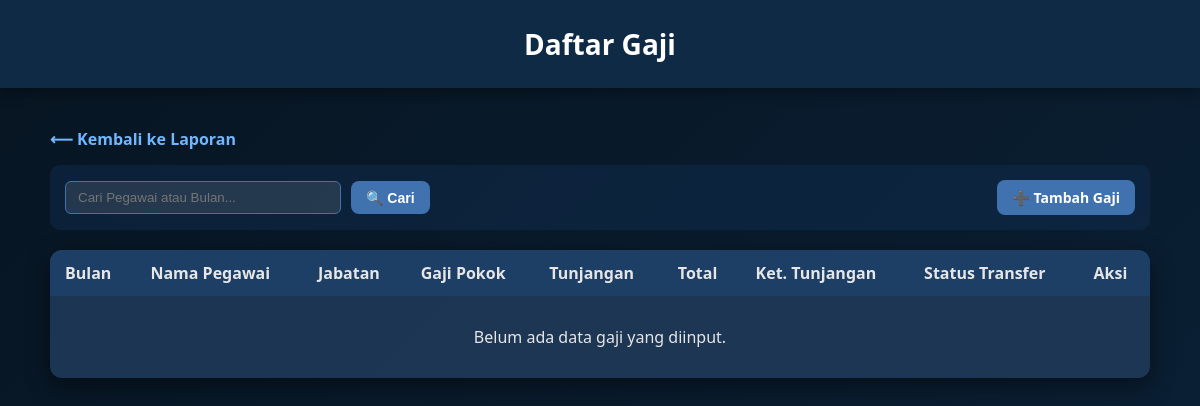
/laporan/gaji/, run on an earlier commit of the app's database.
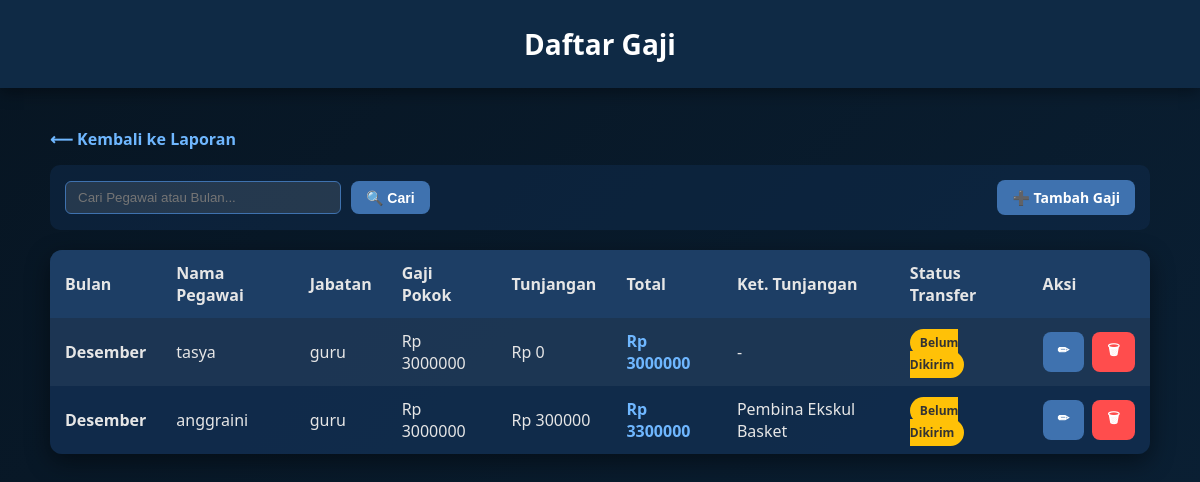
And on a later commit of the database.
### laporan/models.py (models this page shows, shortened)
class Gaji(models.Model):
    BULAN_PILIHAN = [
        ('Januari', 'Januari'), ('Februari', 'Februari'), ('Maret', 'Maret'),
        ('April', 'April'), ('Mei', 'Mei'), ('Juni', 'Juni'),
        ('Juli', 'Juli'), ('Agustus', 'Agustus'), ('September', 'September'),
        ('Oktober', 'Oktober'), ('November', 'November'), ('Desember', 'Desember'),
    ]
    STATUS_TRANSFER = [
        ('Belum Ditransfer', 'Belum Ditransfer'),
        ('Sudah Ditransfer', 'Sudah Ditransfer'),
    ]
    pegawai = models.ForeignKey(Pegawai, on_delete=models.CASCADE)
    nama_pegawai = models.CharField(max_length=255, blank=True)
    bulan = models.CharField(max_length=20, choices=BULAN_PILIHAN, default='Januari')
    status_transfer = models.CharField(max_length=20, choices=STATUS_TRANSFER, default='Belum Ditransfer')
    gaji_pokok = models.PositiveIntegerField(default=0)
    tunjangan_jabatan = models.PositiveIntegerField(default=0)
    keterangan_tunjangan = models.CharField(max_length=255, blank=True, null=True)
    @property
    def total_gaji(self):
        return self.gaji_pokok + self.tunjangan_jabatan

### admin_app/models.py (models this page shows, shortened)
class Pegawai(models.Model):
    id_pegawai = models.CharField(max_length=10, unique=True, editable=False)
    JABATAN_CHOICES = [
        ("guru", "Guru"),
        ("staff", "Staff"),
        ("admin", "Admin"),
    ]
    user = models.OneToOneField(User, on_delete=models.CASCADE, null=True, blank=True)
    nama = models.CharField(max_length=200)
    nip = models.CharField(max_length=50, blank=True, null=True)
    jabatan = models.CharField(max_length=20, choices=JABATAN_CHOICES)
    gaji_pokok = models.IntegerField(default=0)

### laporan/views.py (the view)
# urls.py: path("gaji/", views.gaji_list, name="gaji_list"),
def gaji_list(request):
    gaji = Gaji.objects.select_related('pegawai').all().order_by('-id')
    keyword = request.GET.get('q')
    if keyword:
        gaji = gaji.filter(
            Q(pegawai__nama__icontains=keyword) |       # Cari Nama
            Q(pegawai__id_pegawai__icontains=keyword) | # Cari ID Pegawai
            Q(bulan__icontains=keyword)                 # Cari Bulan
        )
    return render(request, "laporan/gaji_list.html", {"gaji": gaji, "keyword": keyword})

### laporan/templates/laporan/gaji_list.html (shortened to what this page needs)
<!DOCTYPE html>
<html lang="en">
<head>
</head>
<body>
<header>Daftar Gaji</header>
<div class="wrapper">
    <a href="{% url 'laporan_home' %}" class="back">⟵ Kembali ke Laporan</a>
    <div class="header-controls">
        <form method="get" class="search-box">
            <input type="text" name="q" class="search-input" placeholder="Cari Pegawai atau Bulan..." value="{{ keyword|default:'' }}">
            <button type="submit" class="button">🔍 Cari</button>
        </form>
        <a href="{% url 'gaji_tambah' %}" class="button">➕ Tambah Gaji</a>
    </div>
    <table>
        <tr>
            <th>Bulan</th>
            <th>Nama Pegawai</th>
            <th>Jabatan</th>
            <th>Gaji Pokok</th>
            <th>Tunjangan</th>
            <th>Total</th>
            <th>Ket. Tunjangan</th>
            <th>Status Transfer</th>
            <th>Aksi</th>
        </tr>
        {% for g in gaji %}
        <tr>
            <td><b>{{ g.bulan }}</b></td>
            <td>{{ g.pegawai.nama }}</td>
            <td>{{ g.pegawai.jabatan }}</td>
            <td>Rp {{ g.gaji_pokok }}</td>
            <td>Rp {{ g.tunjangan_jabatan }}</td>
            <td style="color: #6fb7ff; font-weight:bold;">Rp {{ g.total_gaji }}</td>
            <td>{{ g.keterangan_tunjangan|default:"-" }}</td>
            <td>
                {% if "Sudah" in g.status_transfer %}
                    <span class="status-badge status-success">Sudah Dikirim</span>
                {% else %}
                    <span class="status-badge status-pending">Belum Dikirim</span>
                {% endif %}
            </td>
            <td>
                <div class="action-buttons">
                    <a href="{% url 'gaji_edit' g.pk %}" class="button">✏</a>
                    <a href="{% url 'gaji_hapus' g.pk %}" class="button delete-button">🗑</a>
                </div>
            </td>
        </tr>
        {% empty %}
        <tr>
            <td colspan="9" style="text-align:center; padding: 30px;">Belum ada data gaji yang diinput.</td>
        </tr>
        {% endfor %}
    </table>
</div>
</body>
</html>

What changed in the data, as far as the page shows it:
added Gaji: bulan "Desember", pegawai.nama "tasya", pegawai.jabatan "guru", gaji_pokok "3000000", tunjangan_jabatan "0", total_gaji "3000000", keterangan_tunjangan "-", status_transfer "Belum Dikirim"
added Gaji: bulan "Desember", pegawai.nama "anggraini", pegawai.jabatan "guru", gaji_pokok "3000000", tunjangan_jabatan "300000", total_gaji "3300000", keterangan_tunjangan "Pembina Ekskul Basket", status_transfer "Belum Dikirim"
Also different on the page:
text no longer shown: "Belum ada data gaji yang diinput."
